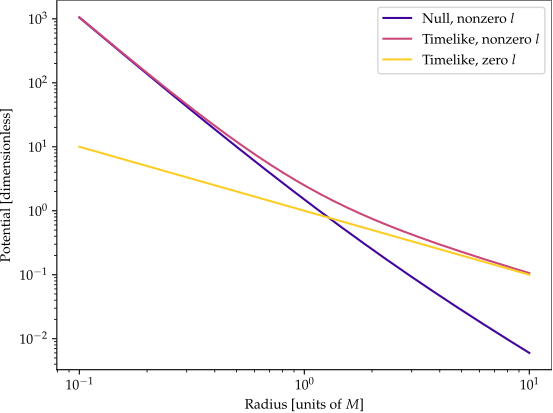

Write Python code to recreate this figure.
import numpy as np
import matplotlib.pyplot as plt
cmap = plt.get_cmap('plasma')


def negative_mass_geodesics():
    rs = np.logspace(-1, 1, num=1000)
    
    M = -1
    
    V_null = lambda r : 1 / 2 / r**2 - M / r**3
    V_mass_l = lambda r : - M / r + 1/2/r**2 - M / r**3
    V_mass_nol = lambda r : - M / r
    
    plt.loglog(rs, V_null(rs), c=cmap(.1), label='Null, nonzero $l$')
    plt.loglog(rs, V_mass_l(rs), c=cmap(.5), label='Timelike, nonzero $l$')
    plt.loglog(rs, V_mass_nol(rs), c=cmap(.9), label='Timelike, zero $l$')
    

    plt.xlabel('Radius [units of $M$]')
    plt.ylabel('Potential [dimensionless]')
    plt.yticks(None)
    plt.legend()
    

if __name__ == "__main__":
    from make_all_figures import plot_and_save
    plot_and_save(negative_mass_geodesics)
